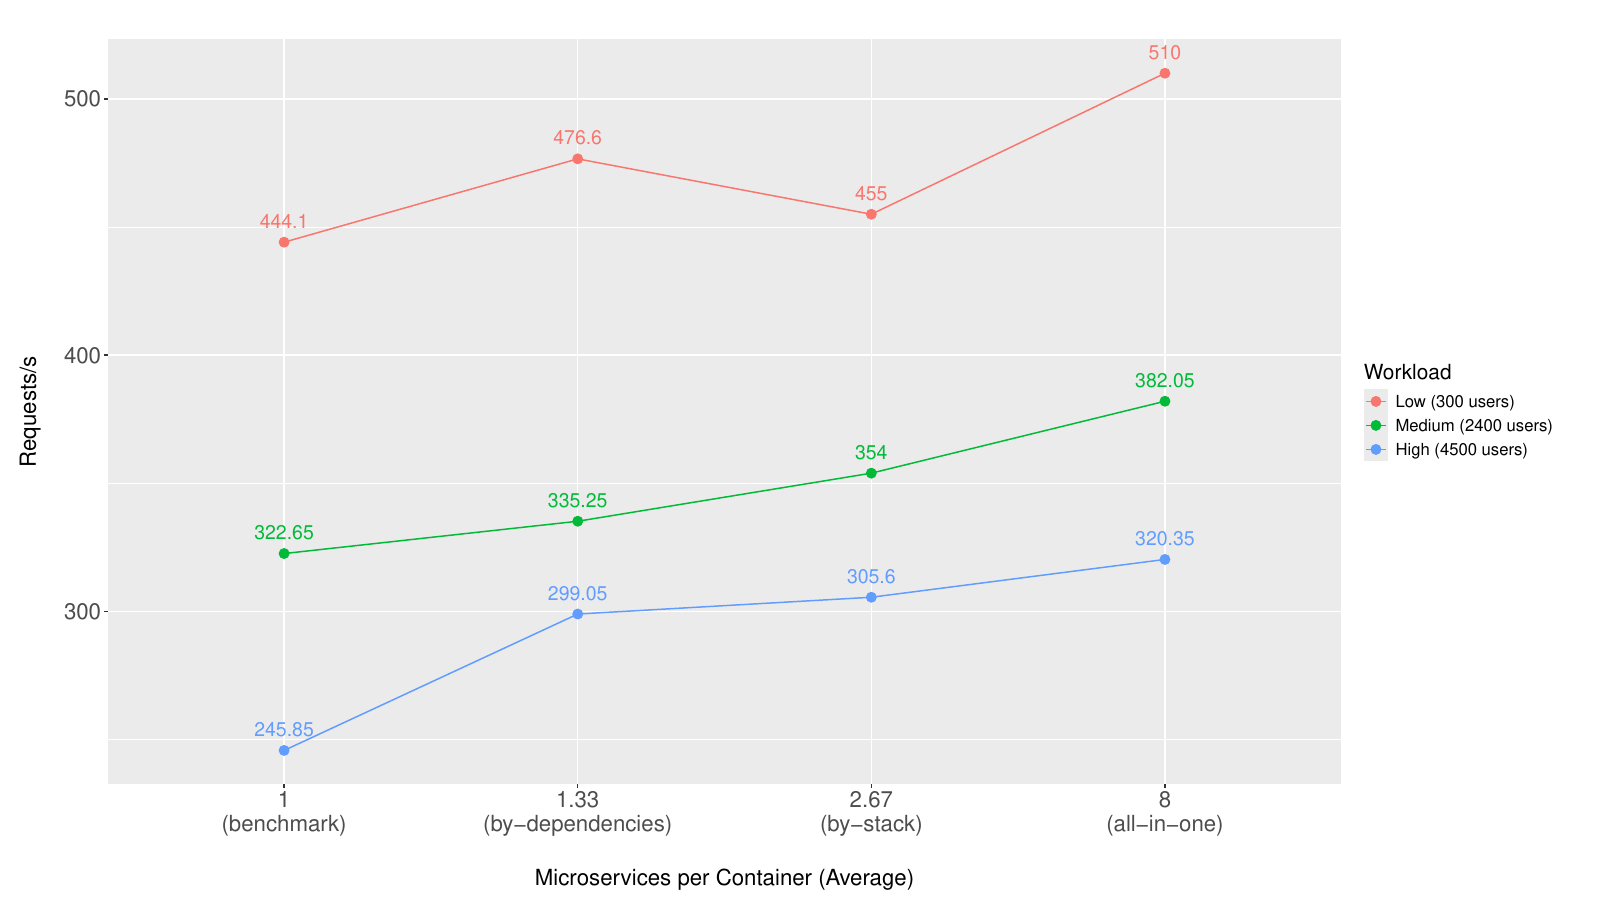

Recreate this plot in R.
setwd("~/Documentos/Dev/microservices-container-grouping/experiments_results/graphics_and_tables_consolidated/performance/not_hpa")
# Carregar pacotes necessários
library(ggplot2)
library(dplyr)

# Criar o dataframe
data <- data.frame(
  workload = c(300, 300, 300, 300, 2400, 2400, 2400, 2400, 4500, 4500, 4500, 4500),
  workload_desc = c("Low (300 users)", "Low (300 users)", "Low (300 users)", "Low (300 users)", "Medium (2400 users)", "Medium (2400 users)", "Medium (2400 users)", "Medium (2400 users)", "High (4500 users)", "High (4500 users)", "High (4500 users)", "High (4500 users)"),
  scenario = c("benchmark", "by-dependencies", "by-stack", "all-in-one",
               "benchmark", "by-dependencies", "by-stack", "all-in-one",
               "benchmark", "by-dependencies", "by-stack", "all-in-one"),
  Microservices_per_Container_Average = c(1.00, 1.33, 2.67, 8.00, 1.00, 1.33, 2.67, 8.00, 1.00, 1.33, 2.67, 8.00),
  Requests_per_s = c(444.1, 476.6, 455, 510, 322.65, 335.25, 354, 382.05, 245.85, 299.05, 305.6, 320.35)
)

# Criar uma nova coluna combinando cenário e média de microservices por container
data <- data %>%
  mutate(Scenario_Microservices = paste(Microservices_per_Container_Average, "\n(", scenario, ")", sep = ""),
         Scenario_Microservices = factor(Scenario_Microservices, levels = unique(Scenario_Microservices[order(Microservices_per_Container_Average)])))

# Gerar o gráfico
fig <- ggplot(data, aes(x = Scenario_Microservices, y = Requests_per_s, color = factor(workload_desc, levels = unique(workload_desc[order(workload)])))) +
  geom_point(size = 3) +
  geom_line(aes(group = workload)) +
  geom_text(aes(label = Requests_per_s), vjust = -1, size = 5, show_guide  = FALSE) +  # Adiciona os valores dos pontos
  labs(
    #title = "Median Requests/s vs Microservices per Container",
       x = "Microservices per Container (Average)",
       y = "Requests/s",
       color = "Workload") +
  theme(plot.title = element_text(hjust = 0.5, vjust = 5, size = 20),
        strip.text = element_text(size= 16),
        plot.margin = unit(c(1,1,1,1), "cm"),
        axis.text = element_text(size = 16),
        #axis.text.x = element_text(angle = -45),
        legend.title = element_text(size = 15),
        legend.text = element_text(size = 12),
        axis.title = element_text(size = 16),
        axis.title.y=element_text(vjust=5),
        axis.title.x=element_text(vjust=-5))

pdf_file = paste("resume_requests_s_not_hpa.pdf",sep = "")
pdf(pdf_file, width = 16, height = 9)
print(fig)
dev.off()
